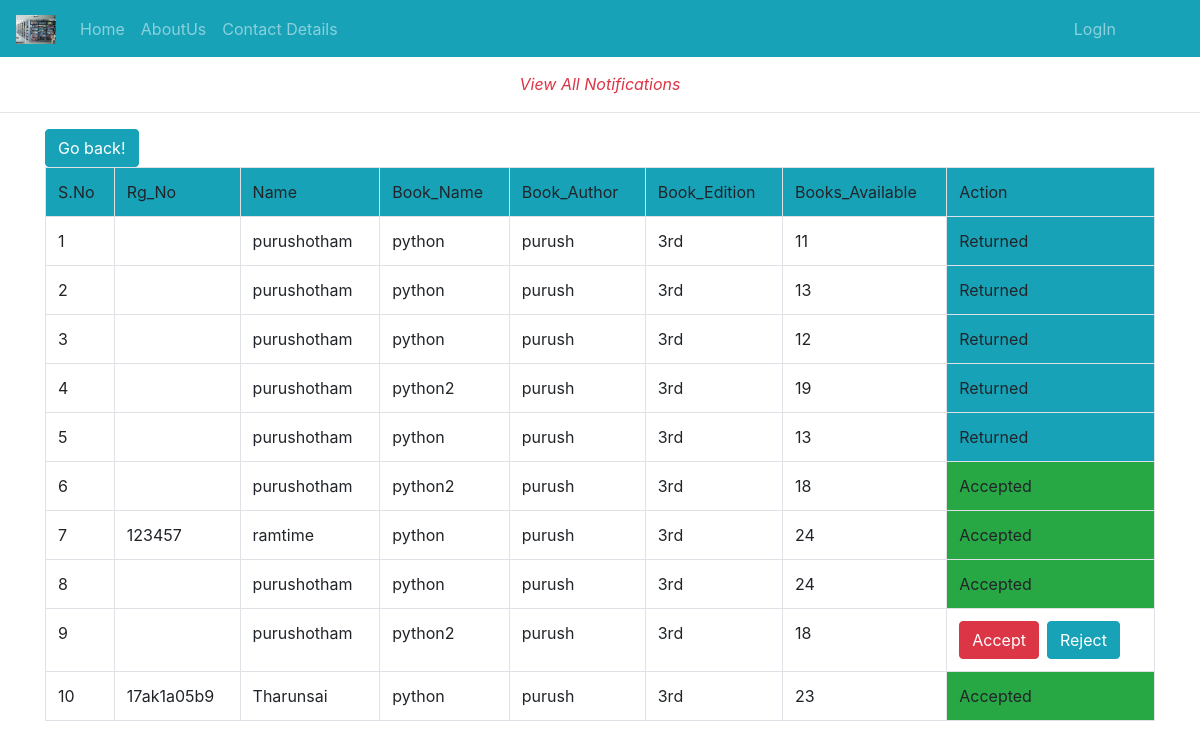
The page /notipending/ on the database its author committed.
### Library_App/models.py (models this page shows)
class st_admin_data(models.Model):
	Rg_No=models.CharField(max_length=120)
	Branch=models.CharField(max_length=120)
	Name=models.CharField(max_length=120)
	issue_status=models.IntegerField(default=0)
	Book_name=models.CharField(max_length=120)
	Book_author=models.CharField(max_length=120)
	Book_Edition=models.CharField(max_length=120,default="")
	Book_count=models.IntegerField(default=0)
	Issue_date=models.DateField(blank=True,null=True)
	Expire_date=models.DateField(blank=True,null=True)
	Return_Date=models.DateField(blank=True,null=True)
	Fine=models.IntegerField(default=0)
	uid=models.ForeignKey(User,on_delete=models.CASCADE)

### Library_App/views.py (the view)
# urls.py: path('notipending/',views.notipending,name="notipending"),
def notipending(req):
	pending2=st_admin_data.objects.all()
	data=Books_Avail.objects.filter()
	return render(req,'html/noti_pendingdata.html',{'p':pending2})

### Library_App/templates/html/noti_pendingdata.html (shortened to what this page needs)
{% extends 'html/base.html' %}
{% load static %}
{% block content %}
<div class="text-center text-danger">
	<br>
	<span><i>View All Notifications</i></span>
</div>
<hr>
<div class="container">
	<table class="table table-bordered table table-hover">
		<input type="button" value="Go back!" onclick="history.back()" class="btn btn-info">
		<tr class="bg bg-info">
			<td>S.No</td>
			<td>Rg_No</td>
			<td>Name</td>
			<td>Book_Name</td>
			<td>Book_Author</td>
			<td>Book_Edition</td>
			<td>Books_Available</td>
			<td>Action</td>
		</tr>
		{% for i in p %}
		<tr>
			<td>{{forloop.counter}}</td>
			<td>{{i.Rg_No}}</td>
			<td>{{i.Name}}</td>
			<td>{{i.Book_name}}</td>
			<td>{{i.Book_author}}</td>
			<td>{{i.Book_Edition}}</td>
			<td>{{i.Book_count}}</td>
			{% if i.issue_status is 0 %}
			<td><a class="confirm-accept btn btn-danger" href="{% url 'acceptadmin' i.id %}">Accept</a><a class="ml-2 confirm-reject btn btn-info" href="{% url 'rejectadmin' i.id %}">Reject</a>
			</td>
			{% elif i.issue_status is 1 %}
			<td class="bg-success">Accepted</td>
			{% elif i.issue_status is 2 %}
			<td class="bg-danger">Rejected</td>
			{% else %}
			<td class="bg-info">Returned</td>
			{% endif %}
		</tr>
		{% endfor %}
	</table>
</div>		<br>
{% endblock %}

### Library_App/templates/html/base.html (shortened to what this page needs)
{% load static %}
<!DOCTYPE html>
<html lang="en">
<head>
  <link rel="stylesheet" href="{% static 'css/bootstrap.min.css' %}">
</head>
<body>
	{% include 'html/navbar.html' %}
	{% block content %}
	{% endblock %}
  </body>
</html>

### Library_App/templates/html/navbar.html (shortened to what this page needs)
{% load static %}
<nav class="navbar fixed-top navbar-expand-sm bg-info navbar-dark mb-2">
  <a class="navbar-brand" href="{% url 'hm' %}">
    <img src="{% static 'images/libnew.jpg' %}" alt="logo" style="width:40px;">
  </a>
  <div class="collapse navbar-collapse" id="collapsibleNavbar">
  <ul class="navbar-nav">
    {% if not user.is_authenticated %}
    <li class="nav-item">
      <a class="nav-link" href="{% url 'hm' %}">Home</a>
    </li>
    <li class="nav-item">
      <a class="nav-link" href="{% url 'at' %}">AboutUs</a>
    </li>
    <li class="nav-item">
      <a class="nav-link" href="{% url 'ct' %}">Contact Details</a>
    </li>
    {% endif %}
  </ul>
  <ul class="navbar-nav ml-auto" style="margin-right:60px">
    {% if not user.is_authenticated %}
    <li class="nav-item">
      <a class="nav-link" href="{% url 'log' %}">LogIn</a>
    </li>
{% endif %}
</ul>
</div>
</nav>
<br>
<br>

### rows shown on the page
st_admin_data: Name "purushotham", Book_name "python", Book_author "purush", Book_Edition "3rd", Book_count "11", issue_status "Returned"
st_admin_data: Name "purushotham", Book_name "python", Book_author "purush", Book_Edition "3rd", Book_count "13", issue_status "Returned"
st_admin_data: Name "purushotham", Book_name "python", Book_author "purush", Book_Edition "3rd", Book_count "12", issue_status "Returned"
st_admin_data: Name "purushotham", Book_name "python2", Book_author "purush", Book_Edition "3rd", Book_count "19", issue_status "Returned"
st_admin_data: Name "purushotham", Book_name "python", Book_author "purush", Book_Edition "3rd", Book_count "13", issue_status "Returned"
st_admin_data: Name "purushotham", Book_name "python2", Book_author "purush", Book_Edition "3rd", Book_count "18", issue_status "Accepted"
st_admin_data: Rg_No "123457", Name "ramtime", Book_name "python", Book_author "purush", Book_Edition "3rd", Book_count "24", issue_status "Accepted"
st_admin_data: Name "purushotham", Book_name "python", Book_author "purush", Book_Edition "3rd", Book_count "24", issue_status "Accepted"
st_admin_data: Name "purushotham", Book_name "python2", Book_author "purush", Book_Edition "3rd", Book_count "18", issue_status "Accept"
st_admin_data: Rg_No "17ak1a05b9", Name "Tharunsai", Book_name "python", Book_author "purush", Book_Edition "3rd", Book_count "23", issue_status "Accepted"
